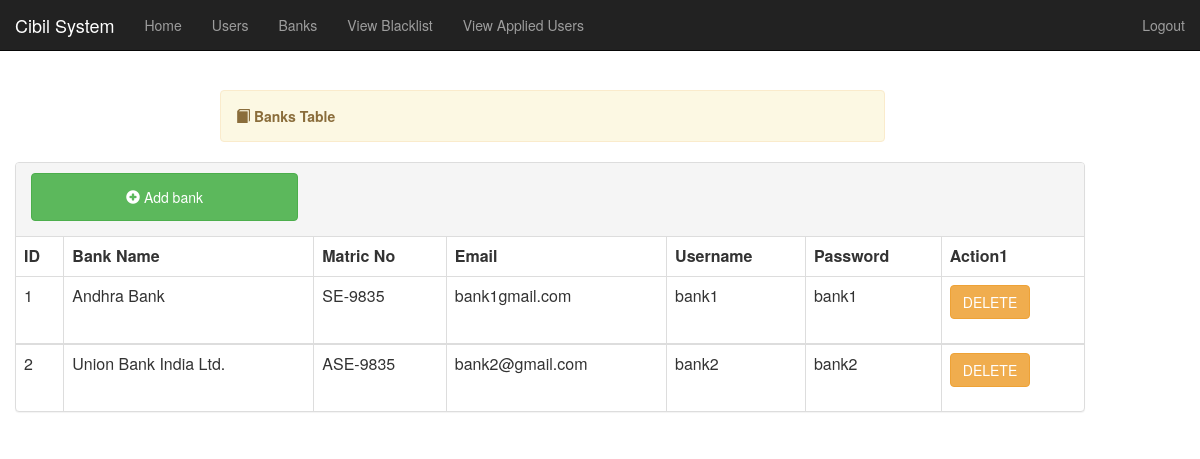
The app's page /code/viewbanks.php with its own data.
### tables this page shows
CREATE TABLE `banks` (
  `bankId` int(11) NOT NULL,
  `matric_no` varchar(30) NOT NULL,
  `password` varchar(150) NOT NULL,
  `username` varchar(150) NOT NULL,
  `email` varchar(60) NOT NULL,
  `name` varchar(60) NOT NULL
);

### code/viewbanks.php (the view, shortened to what this page needs)
s<?php
include "includes/header.php";
?>
<div class="container">
    <?php include "includes/nav4.php"; ?>
	<div class="alert alert-warning col-lg-7 col-md-12 col-sm-12 col-xs-12 col-lg-offset-2 col-md-offset-0 col-sm-offset-1 col-xs-offset-0" style="margin-top:70px">
		<span class="glyphicon glyphicon-book"></span>
	    <strong>Banks Table</strong>
	</div>
	</div>
	<div class="container col-lg-11 ">
		<div class="panel panel-default">
		  <div class="panel-heading">
		  	<div class="row">
		  	  <a href="addbank.php"><button class="btn btn-success col-lg-3 col-md-4 col-sm-11 col-xs-11 button" style="margin-left: 15px;margin-bottom: 5px"><span class="glyphicon glyphicon-plus-sign"></span> Add bank</button></a>
			  <div class="col-lg-6 col-md-6 col-sm-12 col-xs-12 pull-right">
			  </div>
			</div>
		  </div>
		  <table class="table table-bordered">
		          <thead>
		               <tr>
		               	  <th>ID</th>
		                  <th>Bank Name</th>
		                  <th>Matric No</th>
		                  <th>Email</th>
		                  <th>Username</th>
		                  <th>Password</th>
		                  <th>Action1</th>
		                </tr>
		          </thead>
		          <?php
		          $sql = "SELECT * FROM banks";
		          $query = mysqli_query($conn, $sql);
		          $counter = 1;
		          while ( $row = mysqli_fetch_assoc($query)) {
		           ?>
		          <tbody>
		            <tr>
		             <td><?php echo $counter++; ?></td>
		             <td><?php echo $row['name']; ?></td>
		             <td><?php echo $row['matric_no']; ?></td>
		             <td><?php echo $row['email']; ?></td>
		             <td><?php echo $row['username']; ?></td>
		             <td><?php echo $row['password']; ?></td>
		             <td>
		             	<form action="viewbanks.php" method="post">
		             <button name="submit" class="btn btn-warning">DELETE</button>
		             </form>
		         </td>
		            </tr>
		         </tbody>
		         <?php } ?>
		   </table>
	  </div>
	</div>
</body>
</html>

### css/style.css (style rules this page uses)
body { overflow-x: hidden; }
.alert { margin-top: 40px; }
.button { height: 48px }

### records on screen
banks: name "Andhra Bank", matric_no "SE-9835", email "bank1gmail.com", username "bank1", password "bank1"
banks: name "Union Bank India Ltd.", matric_no "ASE-9835", email "bank2@gmail.com", username "bank2", password "bank2"
